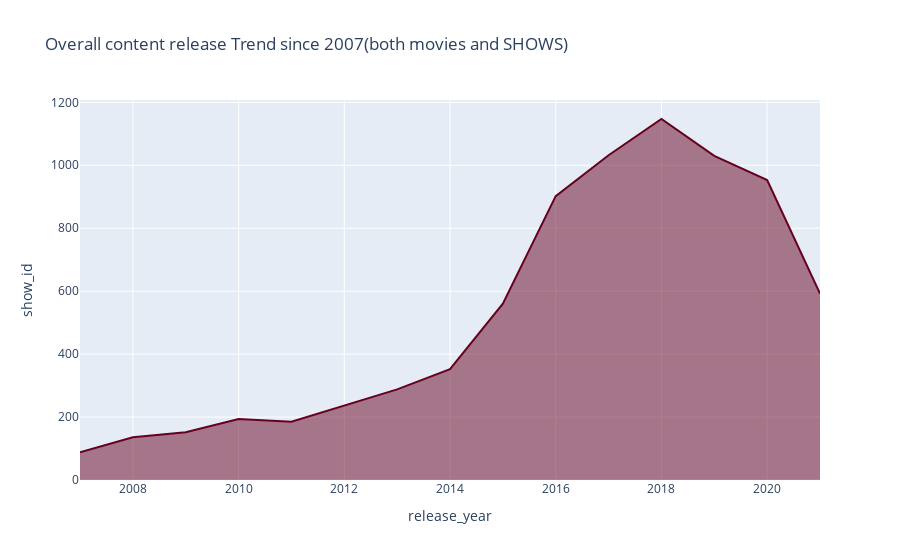

The code cell stored with this chart in its notebook:
### Markdown cell above
###### LETS FIRST TRY TO GET THE TREND OF HOW MOVIES ON NETFLIX HAVE BEEN RELEASED OVER THE YEARS SINCE 2008

### Code cell
df_5 = df.query("release_year >= 2007")
df_5 = df_5.groupby("release_year")["show_id"].count().reset_index()

fig = px.area(df_5, x='release_year', y='show_id', color_discrete_sequence=px.colors.sequential.RdBu,
      title='Overall content release Trend since 2007(both movies and SHOWS)')
fig.show()

### Figure 1 — Plotly figure (JSON) as saved in the notebook; plotly's stock layout.template omitted (floating-point values rounded to 4 significant figures)
{"data": [{"hovertemplate": "release_year=%{x}<br>show_id=%{y}<extra></extra>", "legendgroup": "", "line": {"color": "rgb(103,0,31)"}, "marker": {"symbol": "circle"}, "mode": "lines", "name": "", "orientation": "v", "showlegend": false, "stackgroup": "1", "type": "scatter", "x": [2007, 2008, 2009, 2010, 2011, 2012, 2013, 2014, 2015, 2016, 2017, 2018, 2019, 2020, 2021], "xaxis": "x", "y": [88, 136, 152, 194, 185, 237, 288, 352, 560, 902, 1032, 1147, 1030, 953, 592], "yaxis": "y"}], "layout": {"legend": {"tracegroupgap": 0}, "title": {"text": "Overall content release Trend since 2007(both movies and SHOWS)"}, "xaxis": {"anchor": "y", "domain": [0, 1], "title": {"text": "release_year"}}, "yaxis": {"anchor": "x", "domain": [0, 1], "title": {"text": "show_id"}}}}
